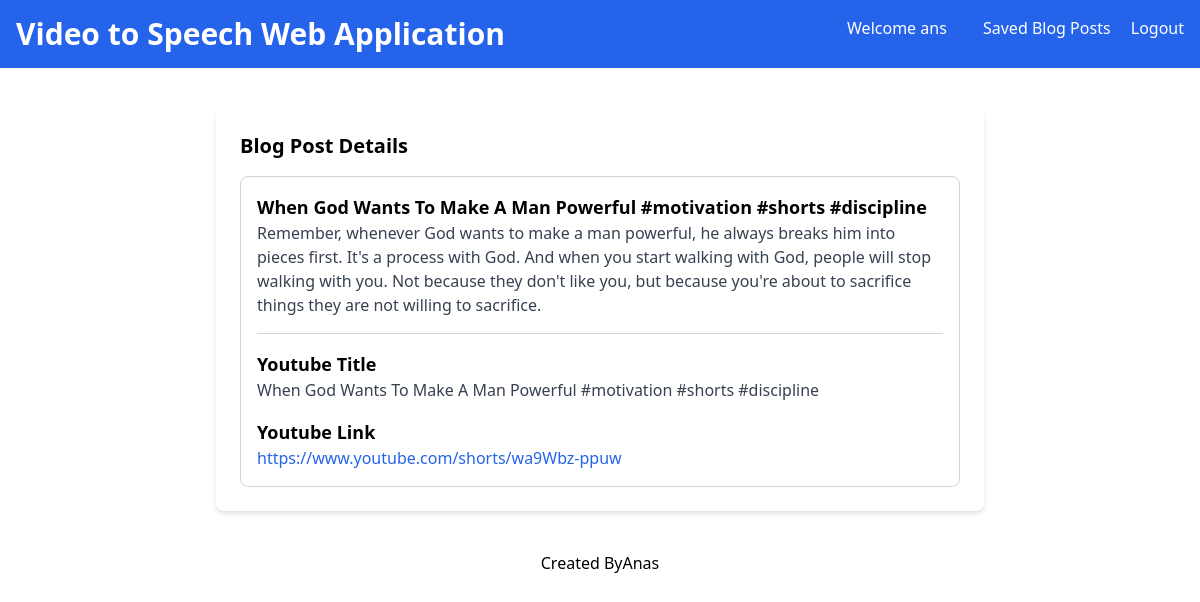
/blog-details/24/ (signed in), run on the app's committed database.
### blog_generator/models.py (models this page shows, shortened)
class BlogPost(models.Model):
    user = models.ForeignKey(User, on_delete=models.CASCADE)
    youtube_title = models.CharField(max_length=300)
    youtube_link = models.URLField()
    generated_content = models.TextField()
    created_at = models.DateTimeField(auto_now_add=True)

### blog_generator/views.py (the view)
# urls.py: path('blog-details/<int:pk>/', views.blog_details, name='blog-details'),
def blog_details(request, pk):
    try:
        blog_article_detail = BlogPost.objects.get(id=pk)
        if request.user == blog_article_detail.user:
            return render(request, 'blog-details.html', {'blog_article_detail': blog_article_detail})
        else:
            return redirect('/')
    except BlogPost.DoesNotExist:
        return JsonResponse({'error': 'Blog article does not exist'}, status=404)

### templates/blog-details.html (shortened to what this page needs)
<!DOCTYPE html>
<html lang="en">
<head>
    <link href="https://cdn.jsdelivr.net/npm/tailwindcss@2.2.19/dist/tailwind.min.css" rel="stylesheet">
</head>
<body class="bg-grat-100 font-sans antialiased">
    <nav class="bg-blue-600 p-4 text-white flex justify-between">
        <div class="text-lg">
            <h1 class="text-3xl font-bold">Video to Speech Web Application</h1>
        </div>
        <div>
            <a href="" class="text-white hover:underline mx-4">Welcome {{ user.username }}</a>
            <a href="/blog-list" class="text-white hover:underline mx-4">Saved Blog Posts</a>
            <a href="/logout" class="text-white hover:underline">Logout</a>
        </div>
    </nav>
    <div class="container mx-auto mt-10 px-4 sm:px-0">
        <div class="max-w-3xl mx-auto bg-white p-6 rounded-lg shadow-md">
            <section>
                <h2 class="text-xl mb-4 font-semibold">Blog Post Details</h2>
                <div class="border border-gray-300 p-4 rounded-lg">
                    <h3 class="text-lg font-semibold">{{blog_article_detail.youtube_title}}</h3>
                    <p class="text-gray-700">{{blog_article_detail.generated_content}}</p>
                    <hr class="my-4 border-gray-300">
                    <h4 class="text-lg font-semibold">Youtube Title</h4>
                    <p class="text-gray-700">{{blog_article_detail.youtube_title}}</p>
                    <h4 class="text-lg font-semibold mt-4">Youtube Link</h4>
                    <a href="{{blog_article_detail.youtube_link}}" class="text-blue-600 hover:underline">{{blog_article_detail.youtube_link}}</a>
                </div>
            </section>
        </div>
    </div>
    <footer class="text-center p-4 text-blacl mt-6">
        Created By<a href="">Anas</a>
    </footer>
</body>
</html>

### data on the page
BlogPost: youtube_title "When God Wants To Make A Man Powerful #motivation #shorts #discipline", generated_content "Remember, whenever God wants to make a man powerful, he always breaks him into pieces first. It's a process with God. And when you start walking with God, people will stop walking with you. Not because they don't like you, but because you're about to sacrifice things they are not willing to sacrifice.", youtube_link "https://www.youtube.com/shorts/wa9Wbz-ppuw"

### other printed values
{{ user.username }} "ans"
